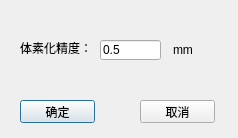
<?xml version="1.0" encoding="UTF-8"?>
<ui version="4.0">
 <class>VoxelizatiponDialog</class>
 <widget class="QDialog" name="VoxelizatiponDialog">
  <property name="geometry">
   <rect>
    <x>0</x>
    <y>0</y>
    <width>238</width>
    <height>138</height>
   </rect>
  </property>
  <property name="windowTitle">
   <string>体素化参数设置</string>
  </property>
  <widget class="QPushButton" name="pushButton_ok">
   <property name="geometry">
    <rect>
     <x>20</x>
     <y>100</y>
     <width>75</width>
     <height>23</height>
    </rect>
   </property>
   <property name="text">
    <string>确定</string>
   </property>
  </widget>
  <widget class="QLineEdit" name="lineEdit_2">
   <property name="geometry">
    <rect>
     <x>100</x>
     <y>40</y>
     <width>61</width>
     <height>20</height>
    </rect>
   </property>
   <property name="text">
    <string>0.5</string>
   </property>
  </widget>
  <widget class="QLabel" name="label_2">
   <property name="geometry">
    <rect>
     <x>20</x>
     <y>40</y>
     <width>71</width>
     <height>16</height>
    </rect>
   </property>
   <property name="text">
    <string>体素化精度：</string>
   </property>
  </widget>
  <widget class="QPushButton" name="pushButton_quit">
   <property name="geometry">
    <rect>
     <x>140</x>
     <y>100</y>
     <width>75</width>
     <height>23</height>
    </rect>
   </property>
   <property name="text">
    <string>取消</string>
   </property>
  </widget>
  <widget class="QLabel" name="label">
   <property name="geometry">
    <rect>
     <x>173</x>
     <y>40</y>
     <width>41</width>
     <height>20</height>
    </rect>
   </property>
   <property name="text">
    <string>mm</string>
   </property>
  </widget>
 </widget>
 <layoutdefault spacing="6" margin="11"/>
 <resources/>
 <connections>
  <connection>
   <sender>pushButton_quit</sender>
   <signal>clicked(bool)</signal>
   <receiver>VoxelizatiponDialog</receiver>
   <slot>close()</slot>
   <hints>
    <hint type="sourcelabel">
     <x>177</x>
     <y>111</y>
    </hint>
    <hint type="destinationlabel">
     <x>118</x>
     <y>68</y>
    </hint>
   </hints>
  </connection>
  <connection>
   <sender>pushButton_ok</sender>
   <signal>clicked(bool)</signal>
   <receiver>VoxelizatiponDialog</receiver>
   <slot>close()</slot>
   <hints>
    <hint type="sourcelabel">
     <x>57</x>
     <y>111</y>
    </hint>
    <hint type="destinationlabel">
     <x>118</x>
     <y>68</y>
    </hint>
   </hints>
  </connection>
 </connections>
</ui>
